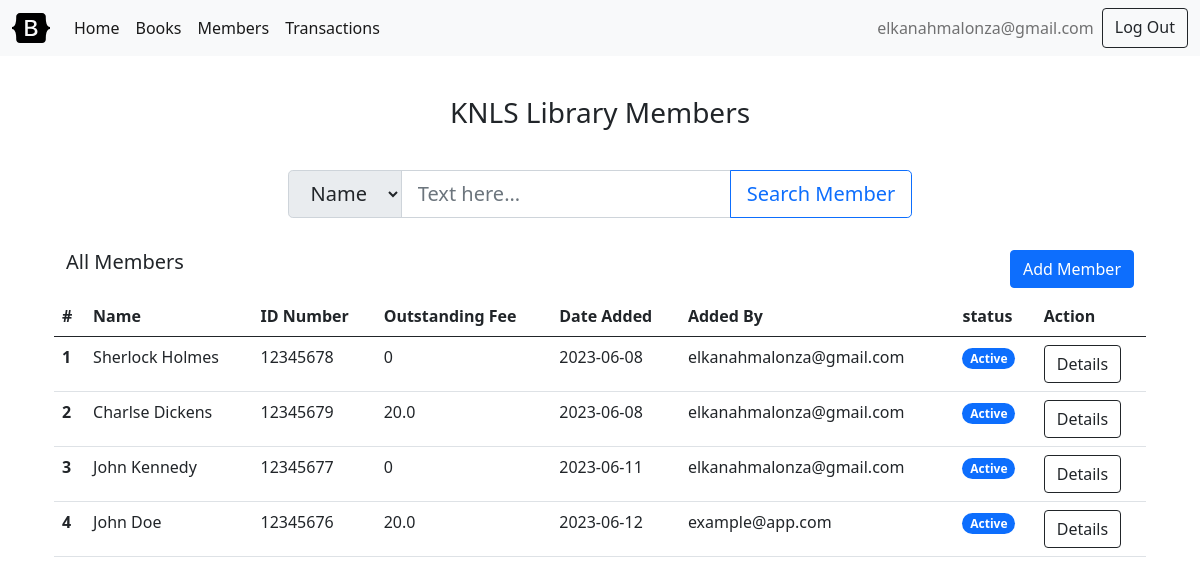
/members/ (signed in), run on the app's committed database.
### library/models.py (models this page shows, shortened)
class User(db.Model):
    uuid = db.Column(db.String(40), primary_key=True, default=str(uuid.uuid1()))
    email = db.Column(db.String(50), nullable=False, index=True, unique=True)
    password = db.Column(db.String, nullable=False)
    date_created = db.Column(db.DateTime, default=dt.datetime.now().astimezone)
    date_modified = db.Column(db.DateTime, onupdate=dt.datetime.now().astimezone)
    members_added = db.relationship(
        "Member",
        backref="user_added_by",
        lazy="dynamic",
        cascade="save-update, merge, refresh-expire, expunge",
        order_by="desc(Member.date_created)",
        foreign_keys="Member.added_by",
    )
    books_added = db.relationship(
        "Book",
        backref="user_added_by",
        lazy="dynamic",
        cascade="save-update, merge, refresh-expire, expunge",
        order_by="desc(Book.date_created)",
        foreign_keys="Book.added_by",
    )
    rent_transactions = db.relationship(
        "Transaction",
        backref="user_rent",
        lazy="dynamic",
        cascade="save-update, merge, refresh-expire, expunge",
        order_by="desc(Transaction.date_created)",
        foreign_keys="Transaction.rented_by",
    )
    returned_transactions = db.relationship(
        "Transaction",
        backref="user_return",
        lazy="dynamic",
        cascade="save-update, merge, refresh-expire, expunge",
        order_by="desc(Transaction.date_created)",
        foreign_keys="Transaction.returned_by",
    )

class Member(db.Model):
    STATUS = ("ACTIVE", "INACTIVE", "DEFAULTED")
    uuid = db.Column(db.String(40), primary_key=True, default=str(uuid.uuid1()))
    first_name = db.Column(db.String(50), nullable=False)
    second_name = db.Column(db.String(50), nullable=True)
    id_number = db.Column(db.Integer, nullable=False, index=True, unique=True)
    date_created = db.Column(db.DateTime, default=dt.datetime.now().astimezone)
    date_modified = db.Column(db.DateTime, onupdate=dt.datetime.now().astimezone)
    added_by = db.Column(db.String(36), db.ForeignKey("user.uuid"))
    transactions = db.relationship(
        "Transaction",
        backref="member_rent",
        lazy="dynamic",
        cascade="save-update, merge, refresh-expire, expunge",
        order_by="desc(Transaction.date_created)",
        foreign_keys="Transaction.member",
    )
    @property
    def status(self):
        if self.outstanding_fee >= Config.OUTSTANDING_DEBT:
            return "DEFAULTED"
        return "ACTIVE"
    @property
    def outstanding_fee(self):
        outstanding_fee = 0
        for item in self.transactions.filter_by(rent_paid=False):
            outstanding_fee += item.rent_fee
        return outstanding_fee

class Transaction(db.Model):
    STATUS = ("RENTED", "RETURNED", "OVERDUE", "OVERDUE_NOTPAID", "OVERDUE_PAYED")
    uuid = db.Column(db.String(40), primary_key=True, default=str(uuid.uuid1()))
    rent_date = db.Column(db.DateTime, default=dt.datetime.now().astimezone)
    return_date = db.Column(db.DateTime, nullable=True)
    rate_per_day = db.Column(db.Float, default=20.0)
    rent_paid = db.Column(db.Boolean, default=False)
    date_created = db.Column(db.DateTime, default=dt.datetime.now().astimezone)
    date_modified = db.Column(db.DateTime, onupdate=dt.datetime.now().astimezone)
    book = db.Column(db.String(36), db.ForeignKey("book.uuid"))
    member = db.Column(db.String(36), db.ForeignKey("member.uuid"))
    rented_by = db.Column(db.String(36), db.ForeignKey("user.uuid"))
    returned_by = db.Column(db.String(36), db.ForeignKey("user.uuid"))
    @property
    def rent_fee(self):
        rate_per_day = self.rate_per_day
        rent_date = self.rent_date
        if self.return_date is not None:
            rent_days = self.return_date - rent_date
        else:
            rent_days = dt.datetime.now().astimezone() - rent_date.astimezone()
        if rent_days.days > 0:
            return rent_days.days * rate_per_day
        return rate_per_day

### library/members/views.py (the view)
class ListMemberView(View):
    methods = [
        "GET",
    ]
    decorators = [
        login_required,
    ]
    def dispatch_request(self):
        args = dict(request.args)
        if args.get("search", None) is not None:
            search = request.args["search"]
            field = request.args.get("field", "title")
            title = f"Search results for {field}: '{search}'."
            if field == "id_number":
                stmt = db.select(Member).where(Member.id_number.contains(search))
            else:
                names = search.strip().split(" ")
                if len(names) > 1:
                    stmt = (
                        db.select(Member)
                        .where(Member.first_name.contains(names[0]))
                        .where(Member.second_name.contains(names[1]))
                    )
                else:
                    union = union_all(
                        db.select(Member).where(Member.first_name.contains(search)),
                        db.select(Member).where(Member.second_name.contains(search)),
                    )
                    stmt = db.select(Member).from_statement(union)
            members = db.session.execute(stmt).scalars()
        else:
            title = "All Members"
            members = Member.query.all()
        return render_template("members/member_list.html", title=title, items=members)

### library/utils.py (called while the page is built)
def before_request(app):
    @app.before_request
    def load_logged_in_user():
        user_id = session.get("user_id")
        if user_id is None:
            g.user = None
        else:
            g.user = User.query.filter_by(uuid=user_id).one_or_none()

def login_required(view):
    @functools.wraps(view)
    def wrapped_view(*args, **kwargs):
        if g.user is None:
            return redirect(url_for("user_login"))
        return view(*args, **kwargs)
    return wrapped_view

### templates/members/member_list.html (shortened to what this page needs)
{% extends 'base.html' %}
{% block content %}
    <div class="row p-4">
        <div class="col-12 text-center h3 pb-2">KNLS Library Members</div>
        <div class="col-12">
            <div class="row py-4">
                <form method="GET">
                <div class="btn-toolbar justify-content-center" role="toolbar" aria-label="Toolbar with button groups">
                    <div class="input-group input-group-lg">
                        <select name="field" class="input-group-text">
                            <option value="name">Name</option>
                        </select>
                        <input type="text" name="search" class="form-control" placeholder="Text here...">
                        <button class="btn btn-outline-primary" type="submit">Search Member</button>
                    </div>
                </div>
                </form>
            </div>
            <div class="row">
                <div class="d-flex py-2 justify-content-between">
                    <span class="h5">{% block title %}{{title}}{% endblock %}</span>
                    <a class="btn btn-primary" href="{{ url_for('members_create') }}" title="add new members">Add Member</a>
                </div>
                <table class="table">
                    <thead>
                        <tr>
                            <th scope="col">#</th>
                            <th scope="col">Name</th>
                            <th scope="col">ID Number</th>
                            <th scope="col">Outstanding Fee</th>
                            <th scope="col">Date Added</th>
                            <th scope="col">Added By</th>
                            <th scope="col">status</th>
                            <th scope="col">Action</th>
                        </tr>
                    </thead>
                    <tbody>
                    {% for row in items %}
                        <tr>
                            <th scope="row">{{loop.index}}</th>
                            <td>{{row.first_name}} {{row.second_name}}</td>
                            <td>{{row.id_number}}</td>
                            <td>{{row.outstanding_fee}}</td>
                            <td>{{row.date_created.strftime('%Y-%m-%d')}}</td>
                            <td>{{row.user_added_by.email}}</td>
                            <td>{% if row.status == "ACTIVE" %} <span class="badge rounded-pill bg-primary">Active</span> {% elif row.status == "INACTIVE" %} <span class="badge rounded-pill bg-danger">Inactive</span> {% elif row.status == "DEFAULTED" %} <span class="badge rounded-pill bg-warning">Defaulted</span> {% else %} <span class="badge rounded-pill bg-dark">{{row.status}}</span> {% endif %}</td>
                            <td>
                                <a href="{{url_for('members_retrieve', id=row.uuid)}}" class="btn btn-outline-dark">Details</a>
                            </td>
                        </tr>
                    {% else %}
                        <tr><td class="text-center text-primary" colspan="7">No Data Available</td> </tr>
                    {% endfor %}
                    </tbody>
                </table>
            </div>
        </div>
    </div>
{% endblock %}

### templates/base.html (shortened to what this page needs)
<!doctype html>
<html lang="en">
    <head>
        <link href="{{ url_for('static', filename='bootstrap-5.0.2-dist/css/bootstrap.min.css') }}" rel="stylesheet">
    </head>
    <nav class="navbar navbar-expand-lg navbar-light bg-light">
        <div class="container-fluid">
            <a class="navbar-brand" href="{{ url_for('index') }}">
                <img src="{{ url_for('static', filename='bootstrap-logo-white.svg') }}" width="38" height="30" class="d-inline-block align-top" alt="Bootstrap" loading="lazy" style="filter: invert(1) grayscale(100%) brightness(200%);">
            </a>
            <div class="collapse navbar-collapse" id="navbarSupportedContent">
                <ul class="navbar-nav me-auto mb-2 mb-lg-0">
                    <li class="nav-item">
                        <a class="nav-link active" aria-current="page" href="{{ url_for('index') }}">Home</a>
                    </li>
                    <li class="nav-item">
                        <a class="nav-link active" href="{{ url_for('books_list') }}">Books</a>
                    </li>
                    <li class="nav-item">
                        <a class="nav-link active" href="{{ url_for('members_list') }}">Members</a>
                    </li>
                    <li class="nav-item">
                        <a class="nav-link active" href="{{ url_for('transactions_list') }}">Transactions</a>
                    </li>
                </ul>
                <div class="d-flex">
                {% if g.user %}
                    <ul class="navbar-nav me-auto mb-2 mb-lg-0">
                    <li class="nav-item">
                        <a class="nav-link" aria-current="page" href="#">{{ g.user['email'] }}</a>
                    </li>
                    </ul>
                    <a class="btn btn-outline-dark" href="{{url_for('user_logout')}}">Log Out</a>
                {% else %}
                    <a class="btn btn-outline-dark" href="{{url_for('user_register')}}">Register</a>
                    <a class="btn btn-outline-dark" href="{{url_for('user_login')}}">Log In</a>
                {% endif %}
                </div>
            </div>
        </div>
    </nav>
    <content>
        <section class="container">
            <header class="pt-3">
            </header>
            {% block content %}{% endblock %}
        </section>
    </content>
    </html>

### data on the page
User: user.email "elkanahmalonza@gmail.com"
Member: first_name "Sherlock", second_name "Holmes", id_number "12345678", outstanding_fee "0", date_created "2023-06-08", user_added_by.email "elkanahmalonza@gmail.com"
Member: first_name "Charlse", second_name "Dickens", id_number "12345679", outstanding_fee "20.0", date_created "2023-06-08", user_added_by.email "elkanahmalonza@gmail.com"
Member: first_name "John", second_name "Kennedy", id_number "12345677", outstanding_fee "0", date_created "2023-06-11", user_added_by.email "elkanahmalonza@gmail.com"
Member: first_name "John", second_name "Doe", id_number "12345676", outstanding_fee "20.0", date_created "2023-06-12", user_added_by.email "example@app.com"

### other printed values
{{ title }} "All Members"
